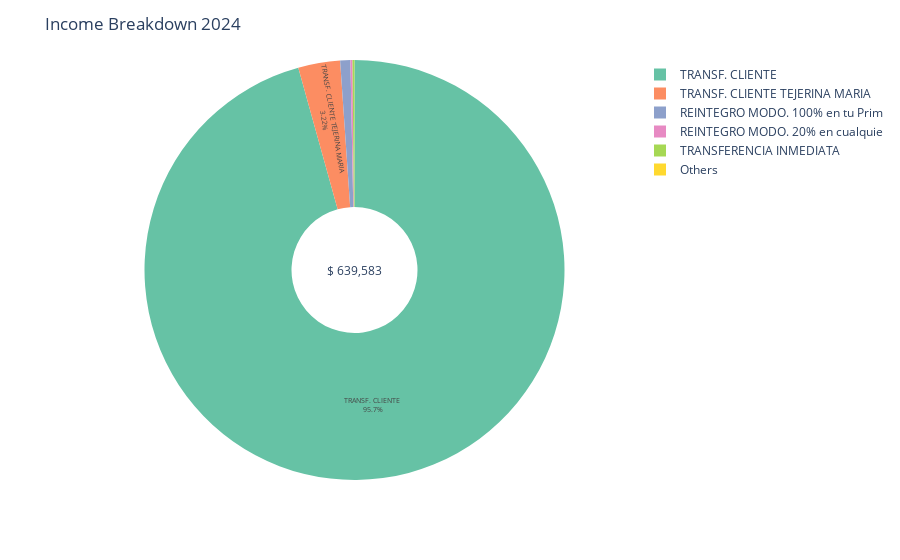

Notebook cell for this chart:
### Code cell
income_pie_fig_2024 = make_pie_chart(df, 2024, 'Income',top_n=5)
income_pie_fig_2024

### Figure 1 — Plotly figure (JSON) as saved in the notebook; plotly's stock layout.template omitted (floating-point values rounded to 4 significant figures)
{"data": [{"direction": "clockwise", "domain": {"x": [0, 1], "y": [0, 1]}, "hole": 0.3, "hovertemplate": "Category=%{label}<br>Amount (Argentinian Peso)=%{value}<extra></extra>", "labels": ["TRANSF. CLIENTE ", "TRANSF. CLIENTE TEJERINA MARIA", "REINTEGRO MODO. 100% en tu Prim", "REINTEGRO MODO. 20% en cualquie", "TRANSFERENCIA INMEDIATA", "Others"], "legendgroup": "", "name": "", "showlegend": true, "textinfo": "label+percent", "textposition": "inside", "type": "pie", "values": [612000, 20600, 5000, 1000, 980, 2.61]}], "layout": {"annotations": [{"font": {"size": 12}, "showarrow": false, "text": "$ 639,583", "x": 0.5, "y": 0.5}], "legend": {"tracegroupgap": 0}, "margin": {"t": 60}, "piecolorway": ["rgb(102,194,165)", "rgb(252,141,98)", "rgb(141,160,203)", "rgb(231,138,195)", "rgb(166,216,84)", "rgb(255,217,47)", "rgb(229,196,148)", "rgb(179,179,179)"], "title": {"text": "Income Breakdown 2024"}, "uniformtext": {"minsize": 3, "mode": "hide"}}}
